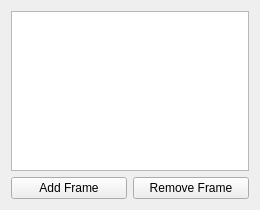
<?xml version="1.0" encoding="UTF-8"?>
<ui version="4.0">
 <class>FramePanel</class>
 <widget class="QWidget" name="FramePanel">
  <property name="geometry">
   <rect>
    <x>0</x>
    <y>0</y>
    <width>260</width>
    <height>210</height>
   </rect>
  </property>
  <layout class="QVBoxLayout" name="verticalLayout">
   <item>
    <widget class="QListWidget" name="FrameList">
     <property name="dragEnabled">
      <bool>true</bool>
     </property>
     <property name="dragDropMode">
      <enum>QAbstractItemView::DragDropMode::InternalMove</enum>
     </property>
     <property name="defaultDropAction">
      <enum>Qt::DropAction::MoveAction</enum>
     </property>
    </widget>
   </item>
   <item>
    <layout class="QHBoxLayout" name="buttonLayout">
     <item>
      <widget class="QPushButton" name="AddFrameButton">
       <property name="text">
        <string>Add Frame</string>
       </property>
      </widget>
     </item>
     <item>
      <widget class="QPushButton" name="DeleteFrameButton">
       <property name="text">
        <string>Remove Frame</string>
       </property>
      </widget>
     </item>
    </layout>
   </item>
  </layout>
 </widget>
 <resources/>
 <connections/>
</ui>
